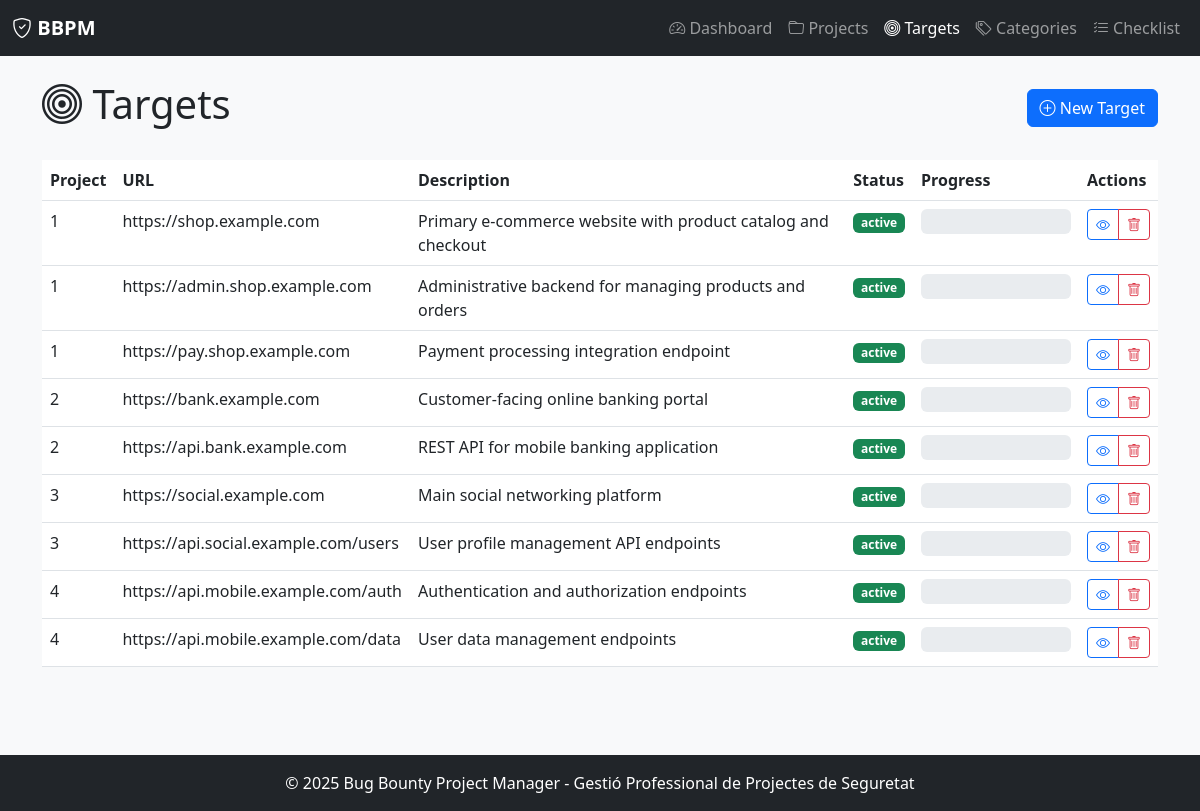
The page /targets on the database its author committed.
### tables this page shows
CREATE TABLE IF NOT EXISTS targets (
    id INT AUTO_INCREMENT PRIMARY KEY,
    project_id INT NOT NULL,
    name VARCHAR(255) NOT NULL,
    url VARCHAR(500),
    description TEXT,
    status VARCHAR(50) DEFAULT 'active',
    progress DECIMAL(5,2) DEFAULT 0.00,
    notes TEXT,
    aggregated_notes TEXT,
    created_at TIMESTAMP DEFAULT CURRENT_TIMESTAMP,
    updated_at TIMESTAMP DEFAULT CURRENT_TIMESTAMP ON UPDATE CURRENT_TIMESTAMP,
    FOREIGN KEY (project_id) REFERENCES projects(id) ON DELETE CASCADE
);

### app/Controllers/TargetController.php (called while the page is built, shortened)
<?php
class TargetController extends Controller
{
    private Target $model;
    private Project $projectModel;
    public function __construct()
    {
        $this->model = new Target();
        $this->projectModel = new Project();
    }
    public function index(): void
    {
        $targets = $this->model->all();
        $projects = $this->projectModel->all();
        $this->view('targets.index', [
            'targets' => $targets,
            'projects' => $projects
        ]);
    }
}

### app/Core/Router.php (called while the page is built, shortened)
<?php
class Router
{
    private array $routes = [];
    private string $basePath = '';
    public function __construct(string $basePath = '')
    {
        $this->basePath = rtrim($basePath, '/');
    }
    private function addRoute(string $method, string $path, callable|array $handler): void
    {
        $path = $this->basePath . $path;
        $this->routes[] = [
            'method' => $method,
            'path' => $path,
            'handler' => $handler,
            'pattern' => $this->compileRoute($path)
        ];
    }
    private function compileRoute(string $path): string
    {
        $pattern = preg_replace('/\{([a-zA-Z_][a-zA-Z0-9_]*)\}/', '(?P<$1>[^/]+)', $path);
        return '#^' . $pattern . '$#';
    }
    public function dispatch(string $method, string $uri): mixed
    {
        $uri = strtok($uri, '?');
        $uri = rtrim($uri, '/') ?: '/';
        foreach ($this->routes as $route) {
            if ($route['method'] !== $method) {
                continue;
            }
            if (preg_match($route['pattern'], $uri, $matches)) {
                $params = array_filter($matches, 'is_string', ARRAY_FILTER_USE_KEY);
                return $this->callHandler($route['handler'], $params);
            }
        }
        return $this->notFound();
    }
    private function callHandler(callable|array $handler, array $params): mixed
    {
        if (is_array($handler)) {
            [$controller, $method] = $handler;
            $controller = new $controller();
            return $controller->$method(...array_values($params));
        }
        return $handler(...array_values($params));
    }
}

### public/index.php (called while the page is built, shortened)
<?php
$router = new \App\Core\Router();
$method = $_SERVER['REQUEST_METHOD'];
$uri = parse_url($_SERVER['REQUEST_URI'], PHP_URL_PATH);
try {
    $result = $router->dispatch($method, $uri);
} catch (\Exception $e) {
    http_response_code(500);
    if ($_SERVER['HTTP_ACCEPT'] === 'application/json' || str_starts_with($uri, '/api/')) {
        header('Content-Type: application/json');
        echo json_encode(['error' => $e->getMessage()]);
    } else {
        echo "Error: " . $e->getMessage();
    }
}

### config/database.php (called while the page is built)
<?php
return [
    'host' => getenv('DB_HOST') ?: 'db',
    'port' => getenv('DB_PORT') ?: '3306',
    'database' => getenv('DB_NAME') ?: 'bbpm_db',
    'username' => getenv('DB_USER') ?: 'bbpm_user',
    'password' => getenv('DB_PASS') ?: 'bbpm_password',
    'charset' => 'utf8mb4',
    'options' => [
        PDO::ATTR_ERRMODE => PDO::ERRMODE_EXCEPTION,
        PDO::ATTR_DEFAULT_FETCH_MODE => PDO::FETCH_ASSOC,
        PDO::ATTR_EMULATE_PREPARES => false,
    ]
];

### app/Core/Database.php (called while the page is built, shortened)
<?php
class Database
{
    private static ?PDO $instance = null;
    public static function getInstance(): PDO
    {
        if (self::$instance === null) {
            $config = require __DIR__ . '/../../config/database.php';
            $dsn = sprintf(
                'mysql:host=%s;port=%s;dbname=%s;charset=%s',
                $config['host'],
                $config['port'],
                $config['database'],
                $config['charset']
            );
            try {
                self::$instance = new PDO(
                    $dsn,
                    $config['username'],
                    $config['password'],
                    $config['options']
                );
            } catch (PDOException $e) {
                throw new PDOException('Database connection failed: ' . $e->getMessage());
            }
        }
        return self::$instance;
    }
}

### app/Core/Model.php (called while the page is built, shortened)
<?php
abstract class Model
{
    protected PDO $db;
    protected string $table;
    public function __construct()
    {
        $this->db = Database::getInstance();
    }
    public function all(): array
    {
        $sql = "SELECT * FROM {$this->table}";
        $stmt = $this->db->query($sql);
        return $stmt->fetchAll();
    }
}

### app/Views/targets/index.php (the view, shortened to what this page needs)
<div class="container">
    <div class="d-flex justify-content-between align-items-center mb-4">
        <h1><i class="bi bi-bullseye"></i> Targets</h1>
        <button class="btn btn-primary" data-bs-toggle="modal" data-bs-target="#createModal">
            <i class="bi bi-plus-circle"></i> New Target
        </button>
    </div>
    <?php if (empty($targets)): ?>
        <div class="alert alert-info">
            No targets found. Create your first target!
        </div>
    <?php else: ?>
        <div class="table-responsive">
            <table class="table table-hover">
                <thead>
                    <tr>
                        <th>Project</th>
                        <th>URL</th>
                        <th>Description</th>
                        <th>Status</th>
                        <th>Progress</th>
                        <th>Actions</th>
                    </tr>
                </thead>
                <tbody>
                    <?php foreach ($targets as $target): ?>
                        <tr>
                            <td><?= htmlspecialchars($target['project_id']) ?></td>
                            <td><?= htmlspecialchars($target['url']) ?></td>
                            <td><?= htmlspecialchars($target['description'] ?? '') ?></td>
                            <td>
                                <span class="badge bg-<?= $target['status'] === 'active' ? 'success' : 'secondary' ?>">
                                    <?= htmlspecialchars($target['status'] ?? 'active') ?>
                                </span>
                            </td>
                            <td>
                                <div class="progress" style="width: 150px; height: 25px;">
                                </div>
                            </td>
                            <td>
                                <div class="btn-group">
                                    <a href="/targets/<?= $target['id'] ?>" class="btn btn-sm btn-outline-primary">
                                        <i class="bi bi-eye"></i>
                                    </a>
                                    <button class="btn btn-sm btn-outline-danger btn-delete"
                                            data-url="/targets/<?= $target['id'] ?>"
                                            data-confirm="Delete this target?">
                                        <i class="bi bi-trash"></i>
                                    </button>
                                </div>
                            </td>
                        </tr>
                    <?php endforeach; ?>
                </tbody>
            </table>
        </div>
    <?php endif; ?>
</div>

### public/assets/css/style.css (style rules this page uses)
:root { --primary: #0d6efd; --secondary: #6c757d; --success: #198754; --danger: #dc3545; --warning: #ffc107; --info: #0dcaf0; --light: #f8f9fa; --dark: #212529; }
body { min-height: 100vh; background-color: var(--light); }
.table-hover tbody tr { transition: background-color 0.15s; }
.btn { transition: all 0.15s; }
.badge { font-weight: 600; }
.progress { height: 1.5rem; font-size: 0.875rem; }

### rows shown on the page
targets: project "1", url "https://shop.example.com", description "Primary e-commerce website with product catalog and checkout", status "active"
targets: project "1", url "https://admin.shop.example.com", description "Administrative backend for managing products and orders", status "active"
targets: project "1", url "https://pay.shop.example.com", description "Payment processing integration endpoint", status "active"
targets: project "2", url "https://bank.example.com", description "Customer-facing online banking portal", status "active"
targets: project "2", url "https://api.bank.example.com", description "REST API for mobile banking application", status "active"
targets: project "3", url "https://social.example.com", description "Main social networking platform", status "active"
targets: project "3", url "https://api.social.example.com/users", description "User profile management API endpoints", status "active"
targets: project "4", url "https://api.mobile.example.com/auth", description "Authentication and authorization endpoints", status "active"
targets: project "4", url "https://api.mobile.example.com/data", description "User data management endpoints", status "active"
